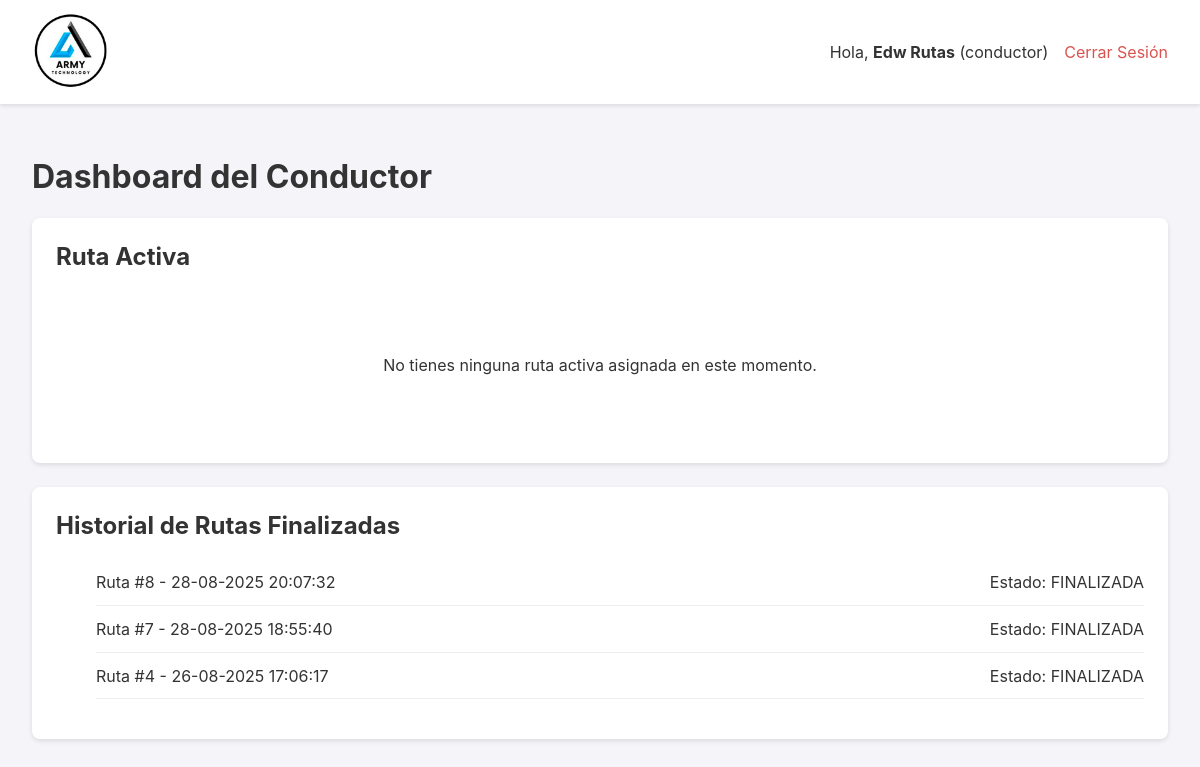
/mis-rutas (signed in), run on an earlier commit of the app's database.
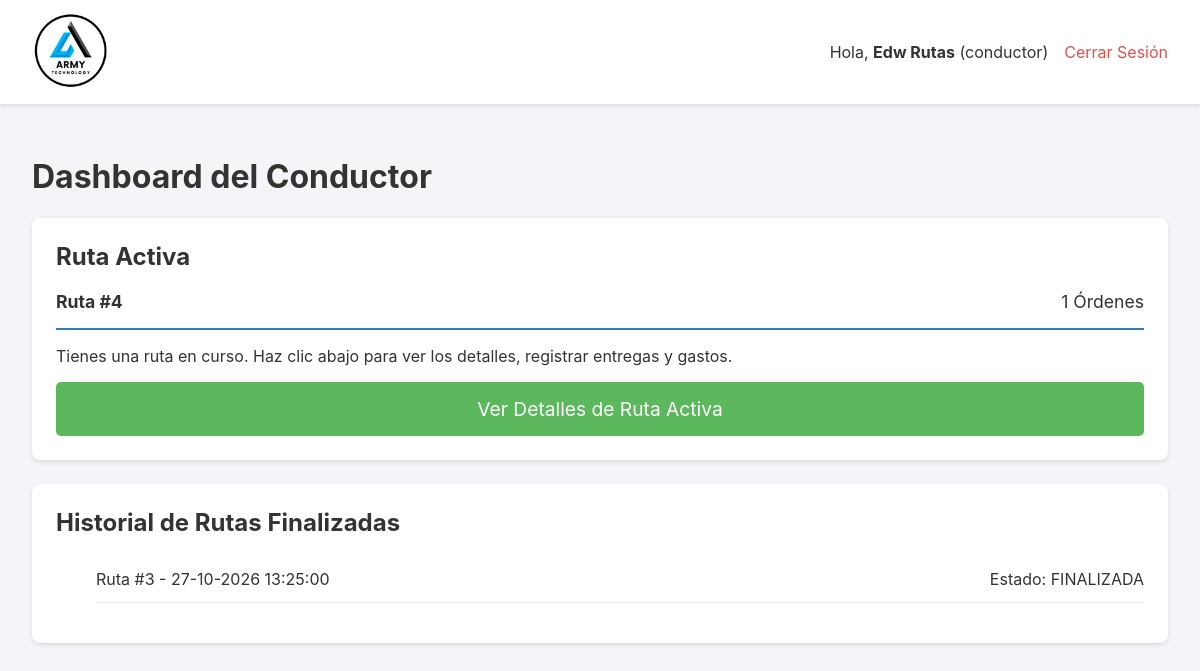
And on a later commit of the database.
### app.py (models this page shows, shortened)
class HojaDeRuta(db.Model):
    __tablename__ = 'hoja_de_ruta'
    id = db.Column(db.Integer, primary_key=True)
    fecha_creacion = db.Column(db.DateTime, default=datetime.datetime.utcnow)
    estado = db.Column(db.String(20), nullable=False, default='EN_PREPARACION')
    gastos_asignados = db.Column(db.Float, nullable=False, default=0.0)
    ordenes = db.relationship('Orden', backref='hoja_de_ruta', lazy='dynamic')
    transacciones = db.relationship('Transaccion', backref='hoja_de_ruta', lazy='dynamic', cascade="all, delete-orphan")
    gastos_viaje = db.relationship('GastoViaje', backref='hoja_de_ruta', lazy='dynamic', cascade="all, delete-orphan")
    fecha_finalizacion = db.Column(db.DateTime, nullable=True)
    tipo_entrega = db.Column(db.String(20), nullable=False, default='INTERNA') # Valores: 'INTERNA', 'EXTERNA'
    conductor_id = db.Column(db.Integer, db.ForeignKey('user.id'), nullable=True) # Ahora es opcional
    conductor = db.relationship('User', backref='hojas_de_ruta')
    nombre_transportista = db.Column(db.String(100), nullable=True) # Ej: "Guatex", "Cargo Expreso"
    nombre_receptor = db.Column(db.String(100), nullable=True)     # Nombre de la persona que recibe
    id_receptor = db.Column(db.String(50), nullable=True)          # DPI, Cédula, etc.

### app.py (the view)
@app.route('/mis-rutas')
@login_required
@conductor_required
def dashboard_conductor():
    ruta_activa = db.session.execute(
        db.select(HojaDeRuta).where(
            HojaDeRuta.conductor_id == current_user.id,
            HojaDeRuta.estado == 'EN_RUTA'
        )
    ).first()
    if ruta_activa:
        ruta_activa = ruta_activa[0]
    historial_rutas = db.session.execute(
        db.select(HojaDeRuta).where(
            HojaDeRuta.conductor_id == current_user.id,
            HojaDeRuta.estado.in_(['FINALIZADA', 'ARCHIVADA'])
        ).order_by(HojaDeRuta.fecha_creacion.desc())
    ).scalars().all()
    return render_template(
        'dashboard_conductor.html',
        ruta_activa=ruta_activa,
        historial_rutas=historial_rutas
    )

### app.py (called while the page is built)
@login_manager.user_loader
def load_user(user_id):
    return db.session.get(User, int(user_id))

@app.template_filter('localtime')
def to_localtime_filter(utc_datetime):
    if not utc_datetime: return ""
    local_tz = pytz.timezone('America/Costa_Rica')
    local_dt = utc_datetime.replace(tzinfo=pytz.utc).astimezone(local_tz)
    return local_dt.strftime('%d-%m-%Y %H:%M:%S')

def conductor_required(f):
    @wraps(f)
    def decorated_function(*args, **kwargs):
        if not current_user.is_authenticated or current_user.role != 'conductor':
            flash('Se requiere rol de conductor para acceder a esta página.', 'error')
            return redirect(url_for('dashboard'))
        return f(*args, **kwargs)
    return decorated_function

### templates/dashboard_conductor.html (shortened to what this page needs)
{% extends "layout.html" %}
{% block content %}
<h1>Dashboard del Conductor</h1>
<div class="card">
    <h2>Ruta Activa</h2>
    {% if ruta_activa %}
        <div class="ruta-activa-header">
            <div class="ruta-info">
                <span><strong>Ruta #{{ ruta_activa.id }}</strong></span>
                <span>{{ ruta_activa.ordenes.count() }} Órdenes</span>
            </div>
        </div>
        <p>Tienes una ruta en curso. Haz clic abajo para ver los detalles, registrar entregas y gastos.</p>
        <a href="{{ url_for('detalle_ruta_conductor') }}" class="action-btn">Ver Detalles de Ruta Activa</a>
    {% else %}
        <div class="no-ruta">
            <p>No tienes ninguna ruta activa asignada en este momento.</p>
        </div>
    {% endif %}
</div>
<div class="card">
    <h2>Historial de Rutas Finalizadas</h2>
    {% if historial_rutas %}
    <ul class="historial-list">
        {% for ruta in historial_rutas %}
            <li>
                <span>Ruta #{{ ruta.id }} - {{ ruta.fecha_creacion|localtime }}</span>
                <span>Estado: {{ ruta.estado }}</span>
            </li>
        {% endfor %}
    </ul>
    {% else %}
        <p>Aún no has completado ninguna ruta.</p>
    {% endif %}
</div>
{% endblock %}

What changed in the data, as far as the page shows it:
removed HojaDeRuta: id "8", fecha_creacion "28-08-2025 20:07:32", estado "FINALIZADA"
no longer on one of the page's lists (row edited): HojaDeRuta: id "4", fecha_creacion "26-08-2025 17:06:17", estado "FINALIZADA"
removed HojaDeRuta: id "7", fecha_creacion "28-08-2025 18:55:40", estado "FINALIZADA"
changed HojaDeRuta id 4: id (not shown) → "4"
now on this page (row edited): HojaDeRuta: id "3", fecha_creacion "27-10-2026 13:25:00", estado "FINALIZADA"
Also different on the page:
{{ ruta_activa.ordenes.count() }}: (not shown) → "1"
text no longer shown: "No tienes ninguna ruta activa asignada en este momento."
text now shown: "Ruta # Órdenes Tienes una ruta en curso. Haz clic abajo para ver los detalles, registrar entregas y gastos. Ver Detalles de Ruta Activa"
